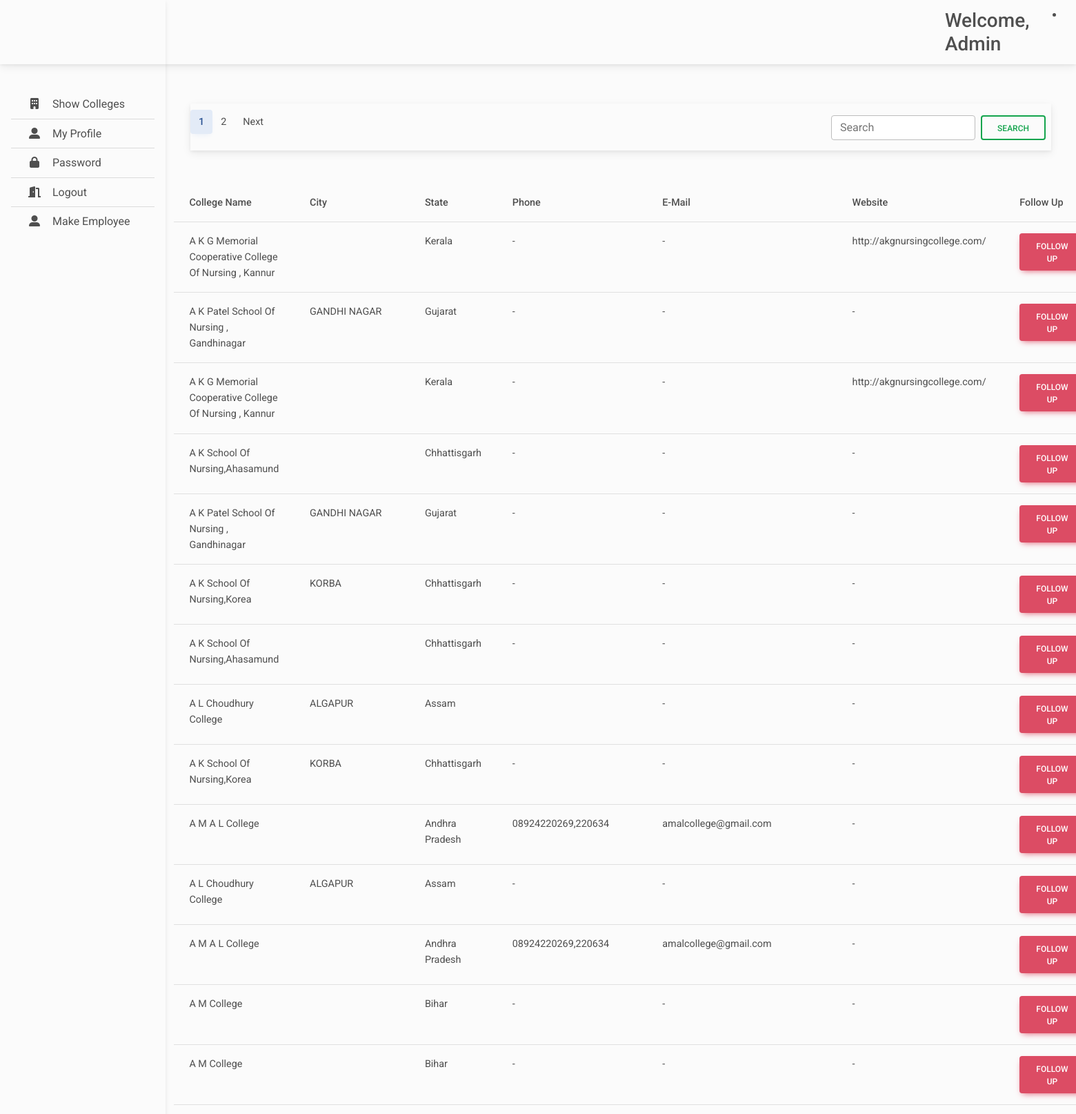
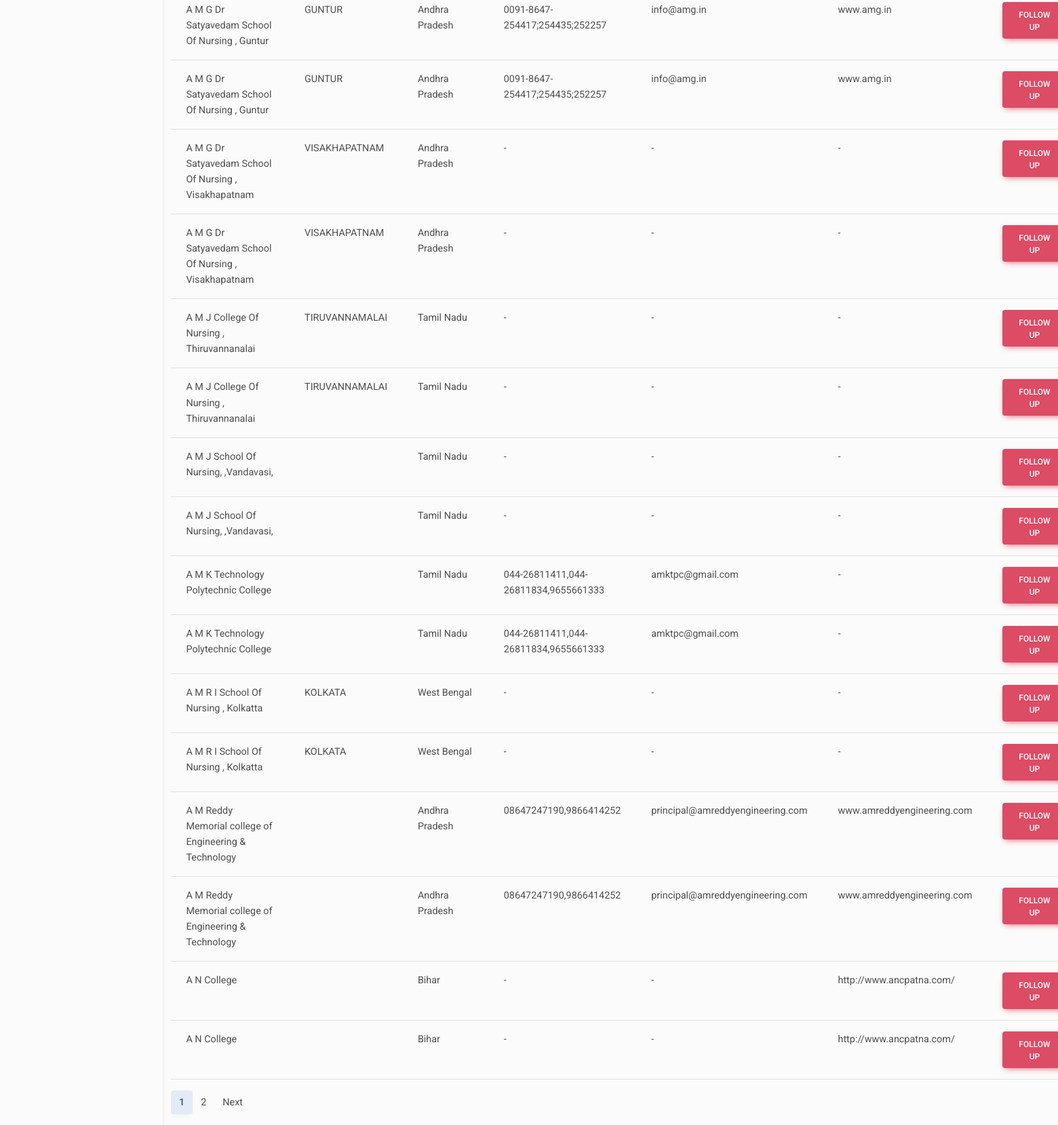
Screenshot of /showcolleges (signed in) with the database file from the repository (2 pictures, top to bottom).
### user/models.py (models this page shows, shortened)
class Employee(AbstractUser) :
    name = models.CharField(max_length=32 ,null = True)
    state = models.CharField(max_length=1000,null=True)

class College(models.Model):
    name = models.CharField(max_length=100,null=True)
    city = models.CharField(max_length=100,null=True)
    state = models.CharField(max_length=100,null=True)
    phone = models.CharField(max_length=100,null=True)
    email = models.CharField(max_length=100,null=True)
    website = models.URLField(max_length=100,null=True)

### user/views.py (the view, shortened to what this page needs)
# urls.py: path('showcolleges', views.showcolleges, name = 'showcolleges'),
def showcolleges(request):
    if request.user.is_authenticated :
        u = Employee.objects.get(username=request.user.username)
        query = request.GET.get('p')
        states = u.state
        states = states.split(',')
        colleges = College.objects.none()
        for state in states :
          try:
            temp = College.objects.all().filter(state=state)
            colleges = chain(colleges, temp)
          except:
             pass
        colleges = list(colleges)
        colleges = College.objects.filter(id__in=[obj.id for obj in colleges])
        object_list = []
        if (query == None):
          object_list = list(colleges)
        object_list = list(object_list)
        college_paginator = Paginator(object_list, 30)
        page_num = request.GET.get('page')
        print(page_num)
        page = college_paginator.get_page(page_num)
        surl = request.get_full_path()
        if query:
            surl += '&'
        else :
           surl = '/showcolleges?'
        context = {'u': u,'page': page,'query': query,'surl': surl,}
        return render (request,'showcolleges.html',context)
    else :
        return redirect('/login')

### templates/showcolleges.html (shortened to what this page needs)
{% extends 'base.html' %}
{%load static %}
    {% block main %}
    <main style="margin-top: 110px">
      <div class='container'>
        <section class="p-4 mb-4 align-items-center flex-column">
        <nav class='navbar'>
          <ul class="pagination pr-2">
            <li class="page-item active" aria-current="page">
              <a class="page-link" href="#">{{ page.number }}<span class="visually-hidden">(current)</span></a>
            </li>
            {% if page.has_next %}
            <li class="page-item"><a class="page-link" href="{{surl}}page={{ page.next_page_number }}">{{ page.number|add:"1" }}</a></li>
            <li class="page-item">
              <a class="page-link" href="{{surl}}page={{ page.next_page_number }}">Next</a>
            </li>
            {% endif %}
          </ul>
          <form class="d-flex pe-2" role="search" action="{% url 'showcolleges' %}" method="get">
            <input class="form-control me-2" type="text" name="p" placeholder="Search" aria-label="Search">
            <button class="btn btn-outline-success" type="submit">Search</button>
          </form>
        </nav>
      </section>
      <table class="table">
        <thead>
          <tr>
            <th scope="col">College Name</th>
            <th scope="col">City</th>
            <th scope="col">State</th>
            <th scope="col">Phone</th>
            <th scope="col">E-Mail</th>
            <th scope="col">Website</th>
            <th scope="col">Follow Up</th>
          </tr>
        </thead>
        <tbody>
          {% for c in page.object_list %}
          <tr>
            <td>{{c.name}}</td>
            <td>{{c.city}}</td>
            <td>{{c.state}}</td>
            <td>{{c.phone}}</td>
            <td>{{c.email}}</td>
            <td>{{c.website}}</td>
            <td>
              <button type="button" class="btn btn-danger" data-mdb-toggle="modal" data-mdb-target="#followupModal{{c.id}}">
                Follow Up
              </button>
            </td>
          </tr>
          {% endfor %}
        </tbody>
      </table>
      <nav aria-label="...">
        <ul class="pagination">
          <li class="page-item active" aria-current="page">
            <a class="page-link" href="#">{{ page.number }}<span class="visually-hidden">(current)</span></a>
          </li>
          {% if page.has_next %}
          <li class="page-item"><a class="page-link" href="{{surl}}page={{ page.next_page_number }}">{{ page.number|add:"1" }}</a></li>
          <li class="page-item">
            <a class="page-link" href="{{surl}}page={{ page.next_page_number }}">Next</a>
          </li>
          {% endif %}
        </ul>
      </nav>
    </div>
    </main>
    {%endblock main%}

### templates/base.html (shortened to what this page needs)
{% load static %}
<!DOCTYPE html>
<html lang="en">
  <head>
    <link
      rel="stylesheet"
      href="https://cdnjs.cloudflare.com/ajax/libs/font-awesome/6.0.0/css/all.min.css"
    />
    <link rel="stylesheet" href="{% static 'css/mdb.min.css' %}"  />
    <link rel="stylesheet" href="{% static 'css/main.css' %}"  />
    <link rel="stylesheet" href="{% static 'css/chat.css' %}"  />
  </head>
  <body>
    <header>
      <nav id="sidebarMenu" class="collapse d-lg-block sidebar collapse">
        <div class="pt-5 position-sticky">
          <div class="list-group list-group-flush mx-3 mt-4 ">
            <a href="/showcolleges" class="bg-transparent list-group-item list-group-item-action py-2 ripple" aria-current="true">
              <i class="fas fa-building fa-fw me-3"></i><span>Show Colleges</span>
            </a>
            <a href="/editprofile" class="bg-transparent list-group-item list-group-item-action py-2 ripple ">
              <i class="fas fa-user-alt fa-fw me-3"></i><span>My Profile</span>
            </a>
            <a href="/changepassword" class="bg-transparent list-group-item list-group-item-action py-2 ripple"><i
                class="fas fa-lock fa-fw me-3"></i><span>Password</span></a>
            <a href="/logout" class="bg-transparent list-group-item list-group-item-action py-2 ripple"><i
                class="fas fa-door-open fa-fw me-3"></i><span>Logout</span></a>
            {% if u.is_staff %}
            <a href="/register" class="bg-transparent list-group-item list-group-item-action py-2 ripple ">
              <i class="fas fa-user-alt fa-fw me-3"></i><span>Make Employee</span>
            {% endif %}
          </div>
        </div>
      </nav>
      <nav id="main-navbar" class="navbar navbar-expand-lg navbar-light fixed-top">
        <div class="container-fluid">
          <a class="navbar-brand" href="#">
          </a>
          <h3 class ="d-none d-md-flex w-auto my-auto">Welcome, {{u.name}} </h3>
            <li class="nav-item dropdown">
              <a class="nav-link hidden-arrow d-flex align-items-center" href="#"
                id="navbarDropdownMenuLink" role="button" data-mdb-toggle="dropdown" aria-expanded="false">
              </a>
            </li>
        </div>
      </nav>
    </header>
    {% block main %}
    {% endblock main %}
  </body>
</html>

### static/css/main.css (style rules this page uses)
body { background-color: #fbfbfb; }
@media (min-width: 991.98px) { main { padding-left: 240px; } }
.sidebar { position: fixed; top: 0; bottom: 0; left: 0; padding: 58px 0 0; box-shadow: 0 2px 5px 0 rgb(0 0 0 / 5%), 0 2px 10px 0 rgb(0 0 0 / 5%); width: 240px; z-index: 600; }

### rows the page displays
Employee: name "Admin"
College: name "A K G Memorial Cooperative College Of Nursing , Kannur", state "Kerala", phone "-", email "-", website "http://akgnursingcollege.com/"
College: name "A K Patel School Of Nursing , Gandhinagar", city "GANDHI NAGAR", state "Gujarat", phone "-", email "-", website "-"
College: name "A K G Memorial Cooperative College Of Nursing , Kannur", state "Kerala", phone "-", email "-", website "http://akgnursingcollege.com/"
College: name "A K School Of Nursing,Ahasamund", state "Chhattisgarh", phone "-", email "-", website "-"
College: name "A K Patel School Of Nursing , Gandhinagar", city "GANDHI NAGAR", state "Gujarat", phone "-", email "-", website "-"
College: name "A K School Of Nursing,Korea", city "KORBA", state "Chhattisgarh", phone "-", email "-", website "-"
College: name "A K School Of Nursing,Ahasamund", state "Chhattisgarh", phone "-", email "-", website "-"
College: name "A L Choudhury College", city "ALGAPUR", state "Assam", email "-", website "-"
College: name "A K School Of Nursing,Korea", city "KORBA", state "Chhattisgarh", phone "-", email "-", website "-"
College: name "A M A L College", state "Andhra Pradesh", phone "08924220269,220634", email "amalcollege@gmail.com", website "-"
College: name "A L Choudhury College", city "ALGAPUR", state "Assam", phone "-", email "-", website "-"
College: name "A M A L College", state "Andhra Pradesh", phone "08924220269,220634", email "amalcollege@gmail.com", website "-"
College: name "A M College", state "Bihar", phone "-", email "-", website "-"
College: name "A M College", state "Bihar", phone "-", email "-", website "-"
College: name "A M G Dr Satyavedam School Of Nursing , Guntur", city "GUNTUR", state "Andhra Pradesh", phone "0091-8647-254417;254435;252257", email "info@amg.in", website "www.amg.in"
College: name "A M G Dr Satyavedam School Of Nursing , Guntur", city "GUNTUR", state "Andhra Pradesh", phone "0091-8647-254417;254435;252257", email "info@amg.in", website "www.amg.in"
College: name "A M G Dr Satyavedam School Of Nursing , Visakhapatnam", city "VISAKHAPATNAM", state "Andhra Pradesh", phone "-", email "-", website "-"
College: name "A M G Dr Satyavedam School Of Nursing , Visakhapatnam", city "VISAKHAPATNAM", state "Andhra Pradesh", phone "-", email "-", website "-"
College: name "A M J College Of Nursing , Thiruvannanalai", city "TIRUVANNAMALAI", state "Tamil Nadu", phone "-", email "-", website "-"
College: name "A M J College Of Nursing , Thiruvannanalai", city "TIRUVANNAMALAI", state "Tamil Nadu", phone "-", email "-", website "-"
College: name "A M J School Of Nursing, ,Vandavasi,", state "Tamil Nadu", phone "-", email "-", website "-"
College: name "A M J School Of Nursing, ,Vandavasi,", state "Tamil Nadu", phone "-", email "-", website "-"
College: name "A M K Technology Polytechnic College", state "Tamil Nadu", phone "044-26811411,044-26811834,9655661333", email "amktpc@gmail.com", website "-"
College: name "A M K Technology Polytechnic College", state "Tamil Nadu", phone "044-26811411,044-26811834,9655661333", email "amktpc@gmail.com", website "-"
College: name "A M R I School Of Nursing , Kolkatta", city "KOLKATA", state "West Bengal", phone "-", email "-", website "-"
College: name "A M R I School Of Nursing , Kolkatta", city "KOLKATA", state "West Bengal", phone "-", email "-", website "-"
College: name "A M Reddy Memorial college of Engineering & Technology", state "Andhra Pradesh", phone "08647247190,9866414252", email "principal@amreddyengineering.com", website "www.amreddyengineering.com"
College: name "A M Reddy Memorial college of Engineering & Technology", state "Andhra Pradesh", phone "08647247190,9866414252", email "principal@amreddyengineering.com", website "www.amreddyengineering.com"
College: name "A N College", state "Bihar", phone "-", email "-", website "http://www.ancpatna.com/"
College: name "A N College", state "Bihar", phone "-", email "-", website "http://www.ancpatna.com/"

### other values shown
{{ page.number }} "1"
{{ page.number|add:"1" }} "2"
